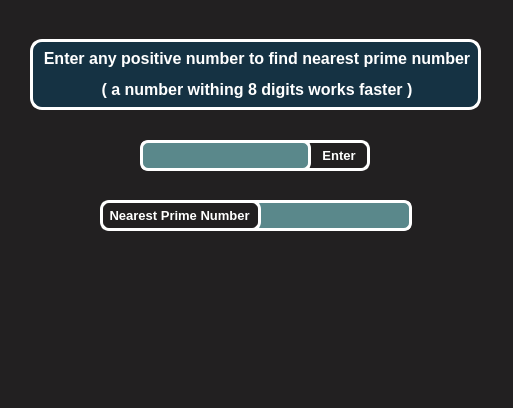
<?xml version="1.0" encoding="UTF-8"?>
<ui version="4.0">
 <class>MainWindow</class>
 <widget class="QMainWindow" name="MainWindow">
  <property name="geometry">
   <rect>
    <x>0</x>
    <y>0</y>
    <width>513</width>
    <height>408</height>
   </rect>
  </property>
  <property name="windowTitle">
   <string>MainWindow</string>
  </property>
  <property name="styleSheet">
   <string notr="true">QWidget{
background-color:rgb(34, 32, 33);
}</string>
  </property>
  <widget class="QWidget" name="centralwidget">
   <widget class="QLabel" name="label">
    <property name="geometry">
     <rect>
      <x>30</x>
      <y>39</y>
      <width>451</width>
      <height>71</height>
     </rect>
    </property>
    <property name="font">
     <font>
      <family>Arial</family>
      <bold>true</bold>
     </font>
    </property>
    <property name="styleSheet">
     <string notr="true">QLabel{
background-color:rgb(21, 50, 67);
border: 3px solid white;
border-radius:12px;
color:white;
}</string>
    </property>
    <property name="text">
     <string>&lt;html&gt;&lt;head/&gt;&lt;body&gt;&lt;p align=&quot;center&quot;&gt;&lt;span style=&quot; font-size:12pt;&quot;&gt;Enter any positive number to find nearest prime number&lt;/span&gt;&lt;/p&gt;&lt;p align=&quot;center&quot;&gt;&lt;span style=&quot; font-size:12pt;&quot;&gt;( a number withing 8 digits works faster )&lt;/span&gt;&lt;/p&gt;&lt;/body&gt;&lt;/html&gt;</string>
    </property>
   </widget>
   <widget class="QLineEdit" name="numbox">
    <property name="geometry">
     <rect>
      <x>140</x>
      <y>140</y>
      <width>171</width>
      <height>31</height>
     </rect>
    </property>
    <property name="font">
     <font>
      <family>Segoe UI Semibold</family>
      <pointsize>12</pointsize>
      <bold>true</bold>
     </font>
    </property>
    <property name="styleSheet">
     <string notr="true">QLineEdit{
background-color:rgb(90, 136, 139);
border: 3px solid white;
border-radius:8px;
padding-left:4px;
}</string>
    </property>
    <property name="text">
     <string/>
    </property>
    <property name="maxLength">
     <number>9</number>
    </property>
    <property name="alignment">
     <set>Qt::AlignCenter</set>
    </property>
   </widget>
   <widget class="QPushButton" name="enternum">
    <property name="geometry">
     <rect>
      <x>290</x>
      <y>140</y>
      <width>80</width>
      <height>31</height>
     </rect>
    </property>
    <property name="font">
     <font>
      <family>Arial</family>
      <pointsize>10</pointsize>
      <bold>true</bold>
     </font>
    </property>
    <property name="styleSheet">
     <string notr="true">QPushButton{
border:3px solid white;
border-radius: 9px;
color:white;
}</string>
    </property>
    <property name="text">
     <string>     Enter</string>
    </property>
   </widget>
   <widget class="QLabel" name="label_2">
    <property name="geometry">
     <rect>
      <x>100</x>
      <y>200</y>
      <width>161</width>
      <height>31</height>
     </rect>
    </property>
    <property name="font">
     <font>
      <family>Arial</family>
      <pointsize>10</pointsize>
      <bold>true</bold>
     </font>
    </property>
    <property name="styleSheet">
     <string notr="true">QLabel{
border: 3px solid white;
border-radius:9px;
color:white;
}</string>
    </property>
    <property name="text">
     <string> Nearest Prime Number</string>
    </property>
   </widget>
   <widget class="QLineEdit" name="resbox">
    <property name="geometry">
     <rect>
      <x>241</x>
      <y>200</y>
      <width>171</width>
      <height>31</height>
     </rect>
    </property>
    <property name="font">
     <font>
      <family>Segoe UI Semibold</family>
      <pointsize>12</pointsize>
      <bold>true</bold>
     </font>
    </property>
    <property name="styleSheet">
     <string notr="true">QLineEdit{
background-color:rgb(90, 136, 139);
border:3px solid white;
border-radius: 8px;
padding-left:19px;
}</string>
    </property>
    <property name="alignment">
     <set>Qt::AlignCenter</set>
    </property>
    <property name="readOnly">
     <bool>true</bool>
    </property>
   </widget>
   <zorder>label</zorder>
   <zorder>enternum</zorder>
   <zorder>numbox</zorder>
   <zorder>resbox</zorder>
   <zorder>label_2</zorder>
  </widget>
 </widget>
 <resources/>
 <connections/>
</ui>
